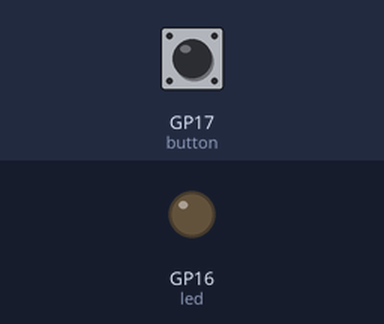
A program run on a simulated Raspberry Pi Pico running MicroPython. Shown: output pins drawn as LEDs (lit = HIGH). Inputs (shaded band) come from the test bench; at power-on: GP17 (button) LOW. WiFi joins after 1.5 s; no MQTT or app messages arrive unless stated; values from a settings file that is not in the repository are placeholders; what the program prints to the serial console is not drawn.

Above: at 2.8 s.
2.9 s: GP17 (button) pulled HIGH for 0.15 s
At 3.15 s:
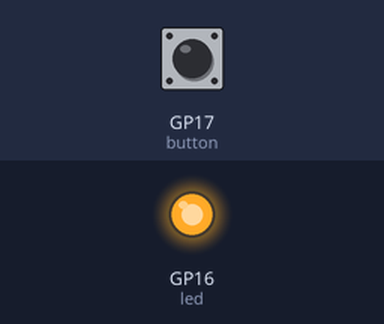
4.9 s: GP17 (button) pulled HIGH for 3.2 s
At 8.9 s:
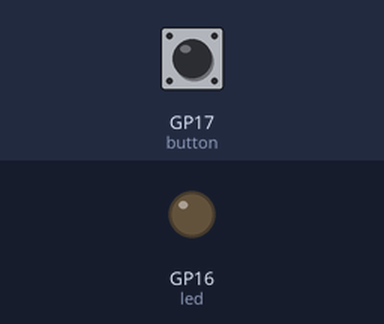
Timing chart, 0 to 10.4 s (numbered marks = the images above; inputs shaded):
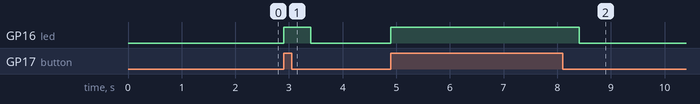

The program:

mqttPublishOnPushButton.py
```python
# Adapted from: https://github.com/mrichardson23/garage-indicator
import network
import config # network = "" network_password = "" mqtt_server_address = ""
wlan = network.WLAN(network.STA_IF)
wlan.active(True)
wlan.connect(config.network, config.network_password)

import mip
mip.install("umqtt.simple")

from umqtt.simple import MQTTClient
import time
from machine import Pin, reset
import utime


while not wlan.isconnected():
    pass

print("Connected to Wifi.")

mqtt_server = '192.168.1.137:1883'
client_id = 'Pico'
topic_pub = b'/homeass'

def mqtt_connect():
    #client = MQTTClient(client_id, mqtt_server, keepalive=3600)
    client = MQTTClient(client_id='PicoTest', server='192.168.1.136', port=1883, user="MQTTUser", password="MQTTUserPassword")
    client.connect()
    print('Connected to %s MQTT Broker'%(mqtt_server))
    return client

client = mqtt_connect()


led = Pin(16, Pin.OUT)
button = Pin(17, Pin.IN, Pin.PULL_DOWN)

while True:
    if button.value():
        led.value(1)
        message = b'TestFromPico Push Button'
        client.publish(topic_pub, message, retain=True)
        time.sleep(0.5)
        led.value(0)
```

Measured:
- after the input at 2.9 s, GP16 (led): LOW → HIGH at once, → LOW 0.50 s later
- after the input at 4.9 s, GP16 (led): LOW → HIGH at once, → LOW 3.5 s later
